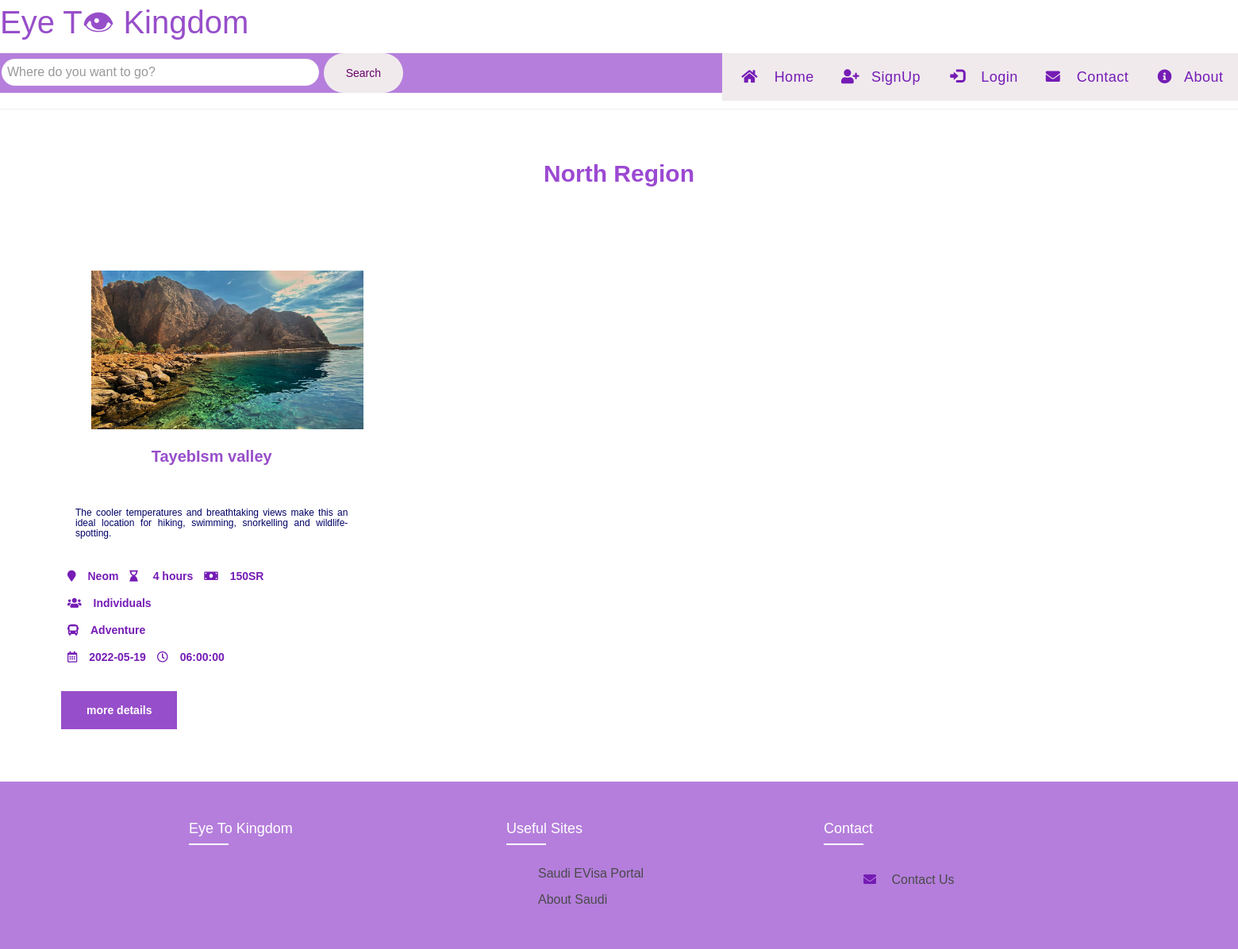
The app's page /NorthRegion.php with its own data.
### tables this page shows
CREATE TABLE `trip` (
  `ID` int(11) NOT NULL,
  `UserID` int(10) NOT NULL,
  `Region` varchar(40) NOT NULL,
  `City` varchar(40) NOT NULL,
  `Description` varchar(600) NOT NULL,
  `Target` varchar(30) NOT NULL,
  `Duration` varchar(20) NOT NULL,
  `Type` varchar(20) NOT NULL,
  `Place` varchar(40) NOT NULL,
  `Price` varchar(10) NOT NULL,
  `Date` date NOT NULL,
  `img` varbinary(6000) NOT NULL,
  `Time` time NOT NULL,
  `Status` tinyint(1) DEFAULT NULL
);

### NorthRegion.php (the view, shortened to what this page needs)
<?php
require 'int.php';
require 'header1.php';
$sql = "SELECT * FROM trip Where region = 'Northern Region'";
$result = mysqli_query($conn, $sql);
$row=mysqli_fetch_all($result, MYSQLI_ASSOC);
?>
<!DOCTYPE html>
<html>
 <head>
 <link rel="stylesheet" href="region.css">
 <nav class="menu">
  <form action="search.php" method="POST" class="search-form">
     <input type="text" class="form-control" name="search" placeholder="Where do you want to go?">
    <button type="submit" name="submit-search" class="input-group-text btn">Search </button>
     </form> </div>
  </nav>
</head>
  <body>
<hr><br>
  <section class="region">
    <p>North Region </p>
<div class="container-fluid mt-3">
<div class="row">
<?php foreach($row as $trip) {
      if($trip['Status']!=0)
      {
    ?>
<div class="col-md-4">
<div class="card">
<img src ="<?php echo ($trip['img']);?>" class="card-img">
  <div class="class-body">
    <div class="card-titile">
        <p><?php echo ($trip['Place']);?></p>
<h6 class="card-text"><?php echo ($trip['Description']);?></h6>
      <div> <span> <i class="fa fa-map-marker"></i><?php echo ($trip['City']);?> </span>
     <span> <i class="fa fa-hourglass-end" aria-hidden="true"></i> <?php echo ($trip['Duration']);?></span>
       <span><i class="fa fa-money" aria-hidden="true"></i><?php echo ($trip['Price']);?></span> <br>
       <span><i class="fa fa-users" aria-hidden="true"></i><?php echo ($trip['Target']);?></span> <br>
       <span><i class="fa fa-bus" aria-hidden="true"></i><?php echo ($trip['Type']);?></span> <br>
       <span><i class="	far fa-calendar-alt" aria-hidden="true"></i><?php echo ($trip['Date']);?></span>
       <span><i class="	far fa-clock" aria-hidden="true"></i><?php echo ($trip['Time']);?></span> <br><br><br>
       <a href="tripdetail.php?id=<?=$trip['ID']?>" class="ClickBut">more details</a>
    </div>
  </div>
  </div>
  </div>
  </div>
      <?php } }?>
    </div>
  </div>
    <br>
<section> <footer class="footer">
  <div class="container">
  <div class="row">
  <div class="footer-col">
  <h4> Eye To Kingdom </h4>
  </div>
  <div class="footer-col">
  <h4>Useful sites </h4>
  <ul>
  <li><a href="https://visa.visitsaudi.com/?_ga=2.34715105.1997200488.1646064673-1161829628.1629642741">Saudi eVisa Portal</a></li>
  <li><a href="https://www.visitsaudi.com/en/understand">About Saudi</a></li> </ul></div>
  <div class="footer-col">
  <h4>Contact </h4>
  <ul>
  <li> <a href="http://localhost/project/contact%20us.php"> <i class="fa fa-envelope" aria-hidden="true"></i> Contact us </a> </li>
  </ul> </div>
  </div></div></footer>
  </section>
  </body>
</html>

### region.css (style rules this page uses)
* { padding-top: 0; margin: 0; font-family: 'Poppins', sans-serif; box-sizing:border-box; }
.ClickBut { background-color: #974eca; border: none; color: white; padding: 16px 32px; text-decoration: none; margin: 4px 2px; cursor: pointer; }
.menu { background-color:#B57EDC; width:100% }
input[type=text] { display: inline; max-height: 50px; max-width: 400px; padding:7px; border:none; font-size:16px; font-family:sans-serif; color:#993391 }
button { display: inline; position: relative; float:center; background:#ddcfd6; color:floralwhite; height:50px ; width: 100; border-radius:0 10px 10px 0; cursor:pointer; }
.form-control { display: inline; border:0 !important; border-radius: 30px !important; margin: 2px; box-shadow: 0 0 10px rgba (37,73,214,0.18) !important; width:530px; }
.input-group-text { display: inline; width: 100px; background-image: linear-gradient(#f0eaed , #f0eaed ); border: 0 !important; color: #640066 !important; border-radius: 30px !important; box-shadow: none !important; }
input { display: inline; border:2px solid #000066; height:50px ; width: 50px; border-radius:50px; padding: 0px 80px; }
.region p { text-align: center; padding:20px; font-weight: bold; font-size: 30px; color:#640066; }
i { margin-right:5px; padding:10px; color:#751cb5; }
.region P { text-align: center; padding-bottom: 30px; font-weight: bold; color:#9b49d2; }
.card { flex-direction: row; border: none; border-radius: 15px; height: 100%; background-color: regba(220,220,220,0.541); position: relative; display: inline-block; padding: 6rem; }
.card-img { width: 100%; height: 200px; padding-left: 40px; padding-left: 40px; position:relative; display: inline-block; align-items: center; }
.card-titile p { padding:20px; font-weight: bold; font-size: 20px; color:#974eca; }
.card-text { padding:20px; text-align:justify ; color:#000066; }
.col-md-4 { color:#751cb5; font-weight: bold; }
.row { display: flex; flex-wrap: wrap; width:200vh; }
ul { list-style: none; }
.footer { background-color: #B57EDC; padding: 40px 0; width:202vh; }
.footer-col { width: 25%; padding: 0 15px; }
.footer-col h4 { font-size: 18px; color: #ffffff; text-transform: capitalize; margin-bottom: 35px; font-weight: 500; position: relative; }
.footer-col h4::before { content: ''; position: absolute; left:0; bottom: -10px; background-color: #ffffff; height: 2px; box-sizing: border-box; width: 50px; }
.footer-col ul li:not(:last-child) { margin-bottom: 10px; }
.footer-col ul li a { font-size: 16px; text-transform: capitalize; color: #ffffff; text-decoration: none; font-weight: 300; color: #4a4a4a; display: block; transition: all 0.3s ease; }

### records on screen
trip: img (picture), Place "TayebIsm valley", Description "The cooler temperatures and breathtaking views make this an ideal location for hiking, swimming, snorkelling and wildlife-spotting.", City "Neom", Duration "4 hours", Price "150SR", Target "Individuals", Type "Adventure", Date "2022-05-19", Time "06:00:00"
